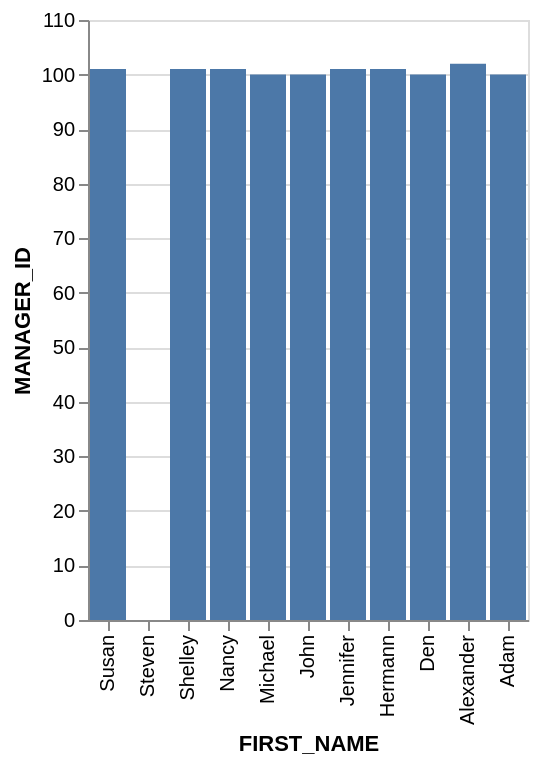

Write a Vega-Lite specification for this figure.
### Vega-Lite specification from a JSON file in a GitHub repository (floating-point values rounded to 4 significant figures)
{"data": {"values": [{"x_data": "Steven", "y_data": 0}, {"x_data": "Alexander", "y_data": 102}, {"x_data": "Nancy", "y_data": 101}, {"x_data": "Den", "y_data": 100}, {"x_data": "Adam", "y_data": 100}, {"x_data": "John", "y_data": 100}, {"x_data": "Jennifer", "y_data": 101}, {"x_data": "Michael", "y_data": 100}, {"x_data": "Susan", "y_data": 101}, {"x_data": "Hermann", "y_data": 101}, {"x_data": "Shelley", "y_data": 101}]}, "mark": "bar", "encoding": {"x": {"field": "x_data", "type": "nominal", "title": "FIRST_NAME", "sort": "descending"}, "y": {"field": "y_data", "type": "quantitative", "title": "MANAGER_ID"}}}
